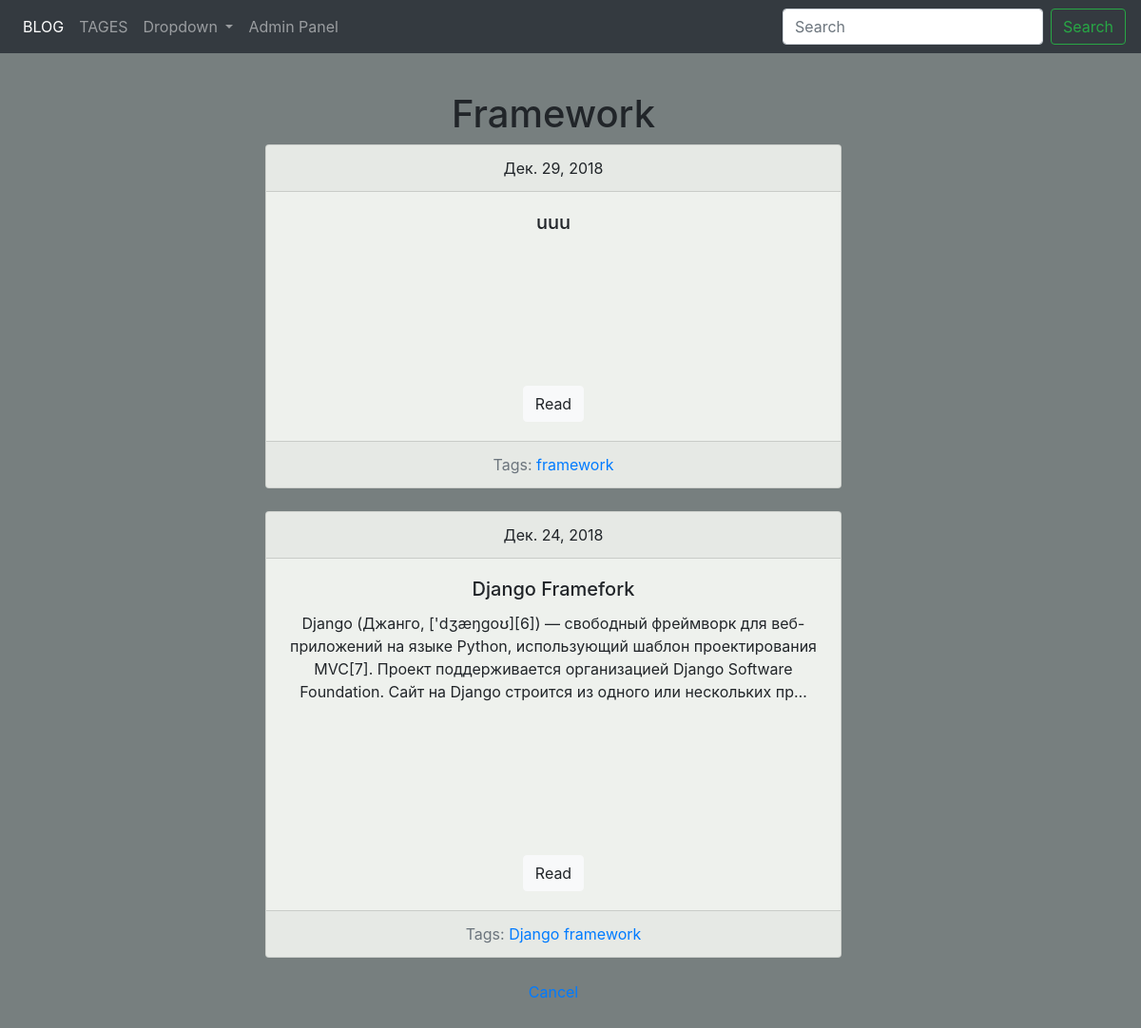
Screenshot of /tag/framework/ with the database file from the repository.
### blog/models.py (models this page shows, shortened)
class Tag(models.Model):
    title = models.CharField(max_length=50)
    slug = models.SlugField(max_length=50, unique=True)
    def get_absolute_url(self):
        return reverse('tag_datayl_views', kwargs={'slug':self.slug})
    class Meta:
        ordering = ['title']

class Post(models.Model):
    title = models.CharField(max_length = 200, db_index = True)
    slug = models.SlugField(max_length=150, blank=True, unique = True)
    body = models.TextField(blank=True, db_index=True)
    date = models.DateField(auto_now_add=True)
    tag = models.ManyToManyField('Tag', blank=True, related_name='posts')
    def get_absolute_url(self):
        return reverse('post_datayl_url', kwargs={'slug':self.slug})
    class Meta:
        ordering = ['-date']

### blog/views.py (the view)
# urls.py: path('tag/<str:slug>/', TagDetail.as_view(), name='tag_datayl_views'),
class TagDetail(ObjectDetailMixin, View):
	model = Tag
	template = 'blog/tag_datayl.html'

### blog/utils.py (called while the page is built)
	def get(self, request, slug):
		obj = get_object_or_404(self.model, slug__iexact=slug)
		return render(request, self.template, context={self.model.__name__.lower(): obj, 'admin_object': obj, 'detayl': True})

### blog/templates/blog/tag_datayl.html (shortened to what this page needs)
{% extends "blog/base_blog.html" %}
{% block content %}
	<h1>{{ tag.title|title }}</h1>
	{% for post in tag.posts.all %}
		{% include "blog/includes/post_card_template.html" %}
	{% endfor %}
	<a href="{% url 'tags_list_url' %}">Cancel</a>
{% endblock content %}

### blog/templates/blog/includes/post_card_template.html
<div class="card mb-4">
	<div class="card-header">
		{{post.date}}
	</div>
	<div class="card-body">
		<h5 class="card-title">{{post.title}}</h5>
		<p class="card-text">{{post.body|truncatechars:250}}</p>
		<a href="{{ post.get_absolute_url }}" class="btn btn-light">Read</a>
	</div>
	<div class="card-footer text-muted">
		Tags:
		{% for tag in post.tag.all %}
			<a href="{{ tag.get_absolute_url }}">{{ tag.title }}</a>
		{% endfor %}
	</div>
</div>

### static/css/style.css (style rules this page uses)
body { background-color: #777f7f; padding-top: 3%; text-align: center; }
.card { position: relative; display: -ms-flexbox; display: flex; -ms-flex-direction: column; flex-direction: column; min-width: 0; word-wrap: break-word; background-color: #eef1ed; background-clip: border-box; border: 1px solid rgba(0,0,0,.125); border-radius: .25rem; text-align: center; }
p.card-text { margin-top: 0; margin-bottom: 10rem; }

### rows the page displays
Tag: title "Framework", title "framework"
Post: date "Дек. 29, 2018", title "uuu"
Post: date "Дек. 24, 2018", title "Django Framefork", body "Django (Джанго, ['dʒæŋɡoʊ][6]) — свободный фреймворк для веб-приложений на языке Python, использующий шаблон проектирования MVC[7]. Проект поддерживается организацией Django Software Foundation. Сайт на Django строится из одного или нескольких пр…"
Tag: title "Django"
